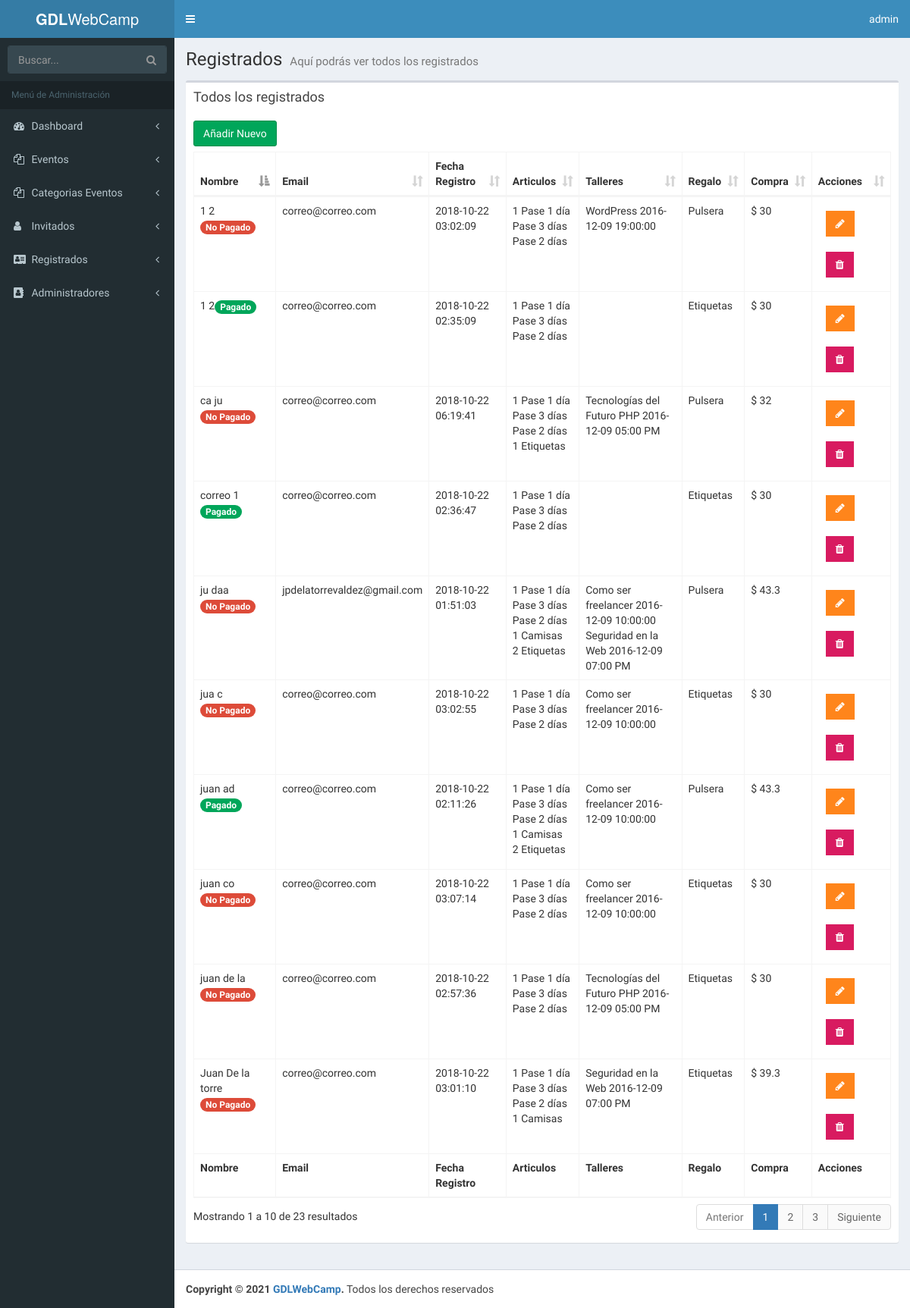
Before: /admin/lista-registrados.php (signed in) with the older database file.
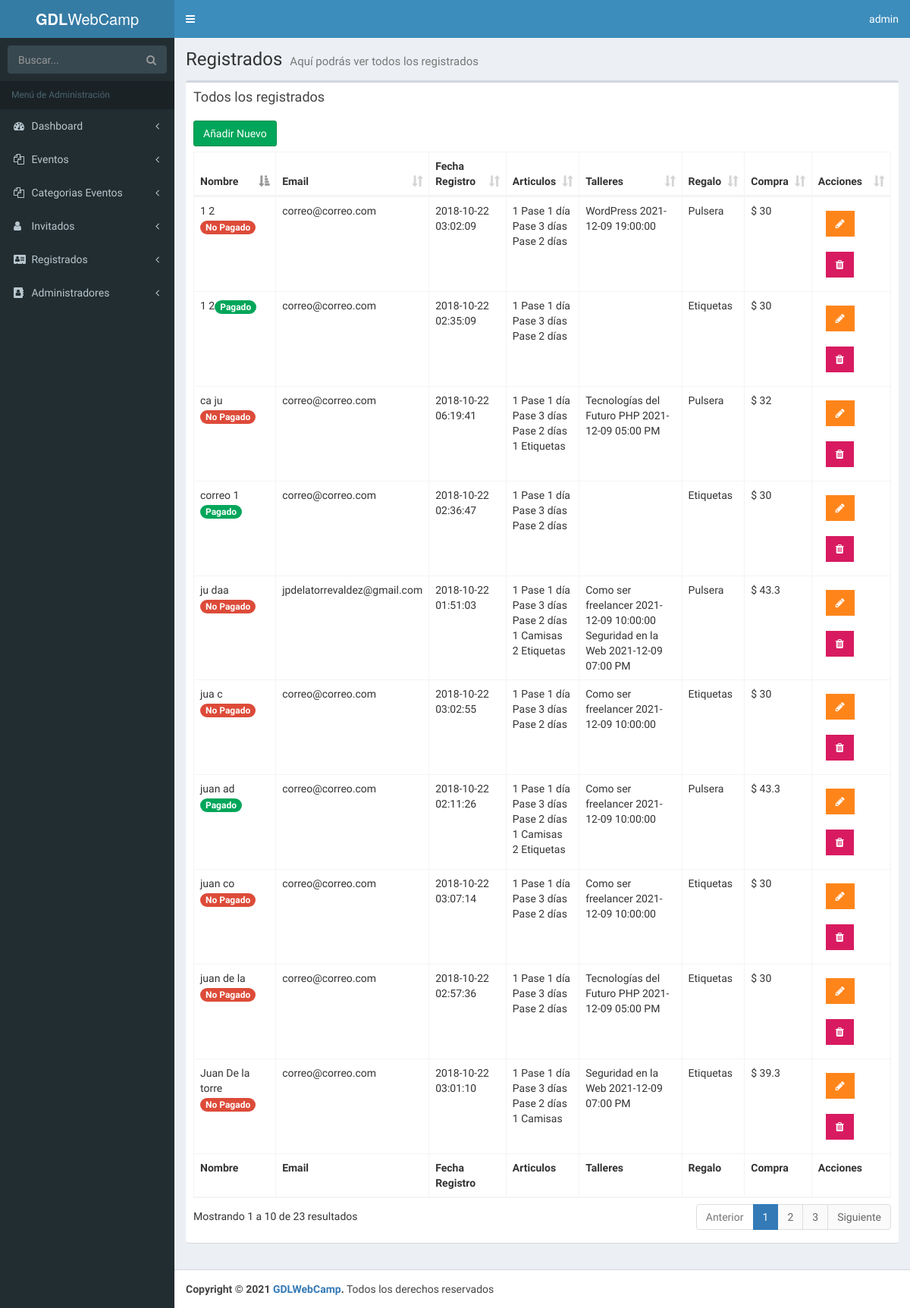
After: the same page with the newer database file.
### tables this page shows
CREATE TABLE `eventos` (
  `evento_id` tinyint(10) NOT NULL,
  `nombre_evento` varchar(60) NOT NULL,
  `fecha_evento` date NOT NULL,
  `hora_evento` varchar(10) NOT NULL,
  `id_cat_evento` tinyint(10) NOT NULL,
  `id_inv` tinyint(4) NOT NULL,
  `clave` varchar(10) NOT NULL
);

### admin/lista-registrados.php (the view, shortened to what the changed rows need)
<?php
include_once 'funciones/funciones.php';
include_once 'templates/header.php'; ?>
<body class="hold-transition skin-blue fixed sidebar-mini">
<div class="wrapper">
  <div class="content-wrapper">
    <section class="content-header">
      <h1>
        Registrados
        <small>Aquí podrás ver todos los registrados</small>
      </h1>
    </section>
    <section class="content">
    <div class="row">
      <div class="col-xs-12">
        <div class="box">
          <div class="box-body">
            <table id="registros" class="table table-bordered table-hover">
                <thead>
                        <tr>
                            <th>Nombre</th>
                            <th>Email</th>
                            <th>Fecha Registro</th>
                            <th>Articulos</th>
                            <th>Talleres</th>
                            <th>Regalo</th>
                            <th>Compra</th>
                            <th>Acciones</th>
                        </tr>
                </thead>
                <tbody>
                <?php
                  try {
                    $sql = "SELECT registrados.*, regalos.nombre_regalo FROM registrados ";
                    $sql .= "  JOIN regalos ";
                    $sql .= " ON registrados.regalo = regalos.ID_regalo ";
                    $resultado = $conn->query($sql);
                  } catch (Exception $e) {
                    $error = $e->getMessage();
                  }
                 while( $registrado = $resultado->fetch_assoc() ) { ?>
                    <tr>
                            <td>
                                <?php echo $registrado['nombre_registrado'] . " " . $registrado['apellido_registrado'];
                                      $pagado = $registrado['pagado'];
                                      if($pagado):
                                           echo '<span class="badge bg-green">Pagado</span>';
                                      else:
                                            echo '<span class="badge bg-red">No Pagado</span>';
                                      endif;
                                ?>
                            </td>
                            <td><?php echo $registrado['email_registrado']; ?></td>
                            <td><?php echo $registrado['fecha_registro']; ?></td>
                            <td>
                                <?php
                                    $articulos = json_decode($registrado['pases_articulos'], true);
                                    $arreglo_articulos = array(
                                        'un_dia' => 'Pase 1 día',
                                        'pase_2dias' => 'Pase 2 días',
                                        'pase_completo' => 'Pase 3 días',
                                        'camisas' => 'Camisas',
                                        'etiquetas' => 'Etiquetas'
                                    );
                                    foreach($articulos as $llave => $articulo) {
                                       if(array_key_exists('cantidad', $articulo)) {
                                         echo $articulo['cantidad'] . " " .  $arreglo_articulos[$llave] . "<br>";
                                       } else {
                                        echo $articulo . " " .  $arreglo_articulos[$llave] . "<br>";
                                       }
                                    }
                                ?>
                            </td>
                            <td>
                                <?php
                                    $eventos_resultado = $registrado['talleres_registrados'];
                                    $talleres = json_decode( $eventos_resultado, true);
                                    $talleres = implode("', '", $talleres['eventos']);
                                    $sql_talleres = "SELECT nombre_evento, fecha_evento, hora_evento FROM eventos WHERE evento_id IN  ('$talleres') OR clave IN ('$talleres')  " ;
                                    $resultado_talleres =  $conn->query($sql_talleres);
                                    while($eventos = $resultado_talleres->fetch_assoc()){
                                          echo $eventos['nombre_evento'] . " " . $eventos['fecha_evento'] . " " . $eventos['hora_evento'] . "<br>";
                                    }
                                ?>
                            </td>
                            <td><?php echo $registrado['nombre_regalo']; ?></td>
                            <td>$ <?php echo $registrado['total_pagado']; ?></td>
                            <td>
                                <a href="editar-registrado.php?id=<?php echo $registrado['ID_Registrado']; ?>" type="button" class="btn bg-orange btn-flat margin"> <i class="fa fa-pencil" aria-hidden="true"></i></a>
                                <a href="#" data-id="<?php echo $registrado['ID_Registrado']; ?>" data-tipo="registrado" type="button" class="btn bg-maroon btn-flat margin borrar_registro"><i class="fa fa-trash" aria-hidden="true"></i></a>
                            </td>
                    </tr>
                <?php } ?>
                </tbody>
                <tfoot>
                    <tr>
                    <th>Nombre</th>
                    <th>Email</th>
                    <th>Fecha Registro</th>
                    <th>Articulos</th>
                    <th>Talleres</th>
                    <th>Regalo</th>
                    <th>Compra</th>
                    <th>Acciones</th>
                    </tr>
                </tfoot>
            </table>
          </div>
        </div>
      </div>
    </div>
  </section>
  </div>
<?php
  include_once 'templates/footer.php';
  include_once 'templates/footer-scripts.php';
?>

Changed rows visible on the page:
changed eventos "Como ser freelancer": fecha_evento "2016-12-09" → "2021-12-09"
changed eventos "Seguridad en la Web": fecha_evento "2016-12-09" → "2021-12-09"
changed eventos "Tecnologías del Futuro PHP": fecha_evento "2016-12-09" → "2021-12-09"
changed eventos "WordPress": fecha_evento "2016-12-09" → "2021-12-09"
